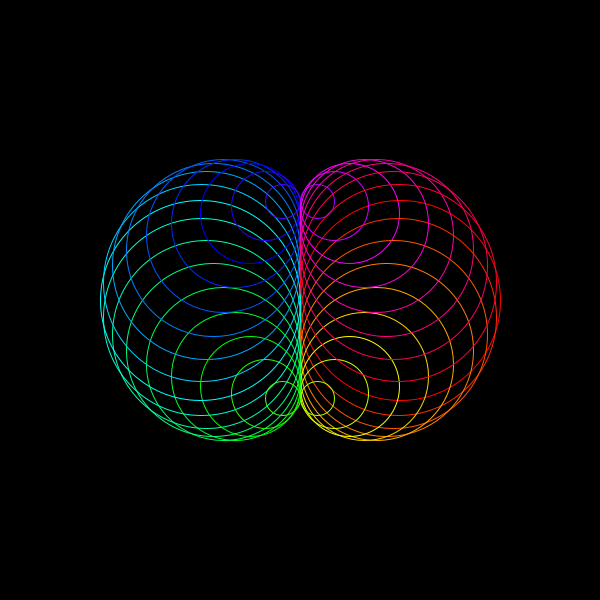
Frame 1 (no input)
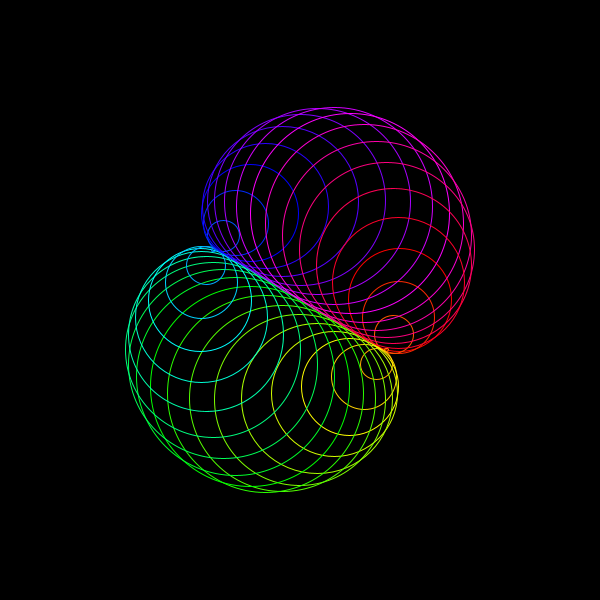
Frame 60 (the mouse pressed at the canvas centre just before this capture)
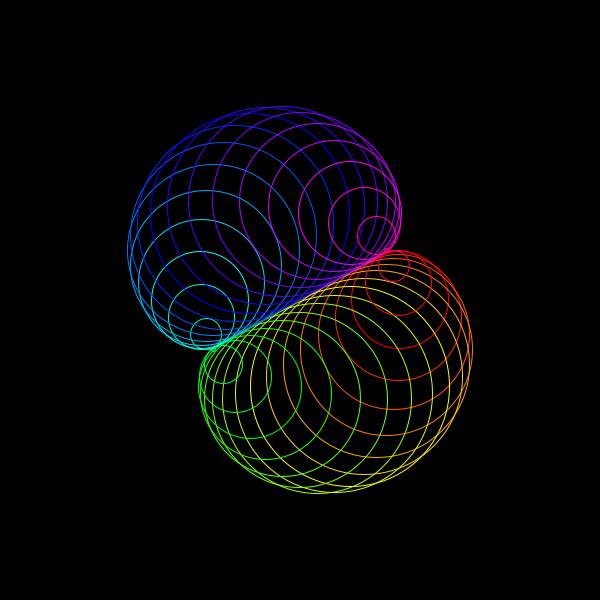
Frame 120 (the mouse held since frame 60 and released just before this capture)

The Processing sketch that drew these frames (run headless with seeded random() and noise(); from frame 60 on, the mouse is pressed at the canvas centre):

// Processing sketch: processing_83507
// ── processing_83507.pde

int time = 0;

void setup(){
  size(600, 600);
  noFill();
  stroke(255);
  colorMode(HSB, 360); 
}

void draw(){
  background(0);
  for(int i = 0; i < 360; i+= 10){
    float x = cos(radians(i)) * 100 + width / 2;
    float y = sin(radians(i)) * 100 + height / 2;
    float w = cos(radians(time + i)) * 200;
    w = abs(w);
    stroke(i, 360, 360);   //  色をつけた 
    ellipse(x, y, w, w);
  }
  time++;
}
